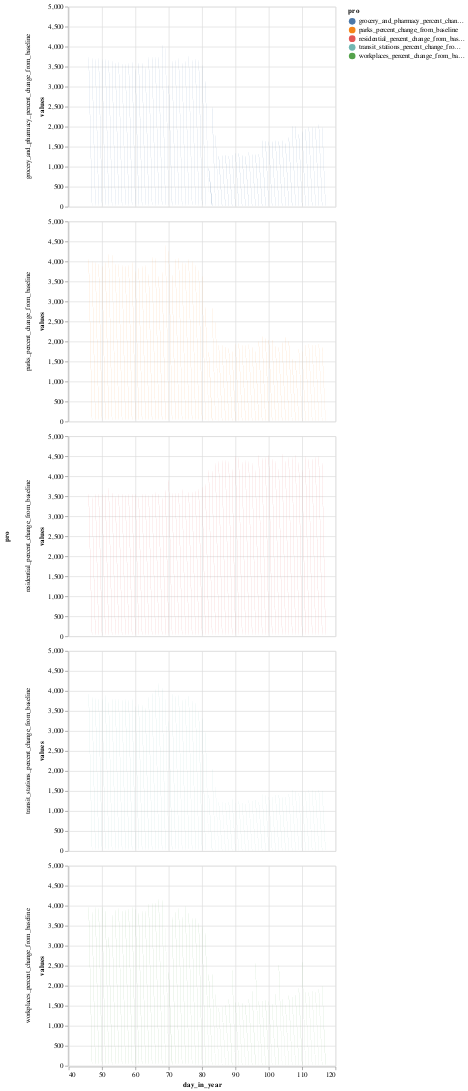

Notebook source saved alongside this figure:
### Code cell
#alt.data_transformers.disable_max_rows()
import altair as alt
# alt.renderers.enable('notebook')
# RendererRegistry.enable('notebook')
a=alt.Chart(india_df).transform_fold([grocery,parks,residential,workplace,transit],as_=["pro","values"]).mark_area().encode(
    alt.X('day_in_year:Q'),
    alt.Y('values:Q'),  alt.Color('pro:N'),
    alt.Row("pro:N"),
    ).properties(
    
    
).interactive()
a

### Figure 1 — Vega-Lite specification as saved in the notebook (floating-point values rounded to 4 significant figures; data arrays with more than 128 entries replaced by an {"elided": "..."} marker saying what was removed)
{"config": {"view": {"continuousWidth": 400, "continuousHeight": 300}}, "data": {"name": "data-3bbc106a00019ae1f3510d24d72b91b6"}, "mark": "area", "encoding": {"color": {"type": "nominal", "field": "pro"}, "row": {"type": "nominal", "field": "pro"}, "x": {"type": "quantitative", "field": "day_in_year"}, "y": {"type": "quantitative", "field": "values"}}, "selection": {"selector001": {"type": "interval", "bind": "scales", "encodings": ["x", "y"]}}, "transform": [{"fold": ["grocery_and_pharmacy_percent_change_from_baseline", "parks_percent_change_from_baseline", "residential_percent_change_from_baseline", "workplaces_percent_change_from_baseline", "transit_stations_percent_change_from_baseline"], "as": ["pro", "values"]}], "$schema": "https://vega.github.io/schema/vega-lite/v4.8.1.json", "datasets": {"data-3bbc106a00019ae1f3510d24d72b91b6": {"elided": "2664 records"}}}
